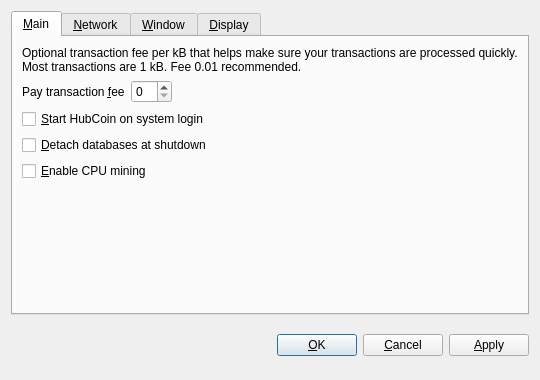
<?xml version="1.0" encoding="UTF-8"?>
<ui version="4.0">
 <class>OptionsDialog</class>
 <widget class="QDialog" name="OptionsDialog">
  <property name="geometry">
   <rect>
    <x>0</x>
    <y>0</y>
    <width>540</width>
    <height>380</height>
   </rect>
  </property>
  <property name="windowTitle">
   <string>Options</string>
  </property>
  <property name="modal">
   <bool>true</bool>
  </property>
  <layout class="QVBoxLayout" name="verticalLayout">
   <item>
    <widget class="QTabWidget" name="tabWidget">
     <property name="tabPosition">
      <enum>QTabWidget::North</enum>
     </property>
     <property name="currentIndex">
      <number>0</number>
     </property>
     <widget class="QWidget" name="tabMain">
      <attribute name="title">
       <string>&amp;Main</string>
      </attribute>
      <layout class="QVBoxLayout" name="verticalLayout_Main">
       <item>
        <widget class="QLabel" name="transactionFeeInfoLabel">
         <property name="text">
          <string>Optional transaction fee per kB that helps make sure your transactions are processed quickly. Most transactions are 1 kB. Fee 0.01 recommended.</string>
         </property>
         <property name="textFormat">
          <enum>Qt::PlainText</enum>
         </property>
         <property name="wordWrap">
          <bool>true</bool>
         </property>
        </widget>
       </item>
       <item>
        <layout class="QHBoxLayout" name="horizontalLayout_Main">
         <item>
          <widget class="QLabel" name="transactionFeeLabel">
           <property name="text">
            <string>Pay transaction &amp;fee</string>
           </property>
           <property name="textFormat">
            <enum>Qt::PlainText</enum>
           </property>
           <property name="buddy">
            <cstring>transactionFee</cstring>
           </property>
          </widget>
         </item>
         <item>
          <widget class="BitcoinAmountField" name="transactionFee"/>
         </item>
         <item>
          <spacer name="horizontalSpacer_Main">
           <property name="orientation">
            <enum>Qt::Horizontal</enum>
           </property>
           <property name="sizeHint" stdset="0">
            <size>
             <width>40</width>
             <height>20</height>
            </size>
           </property>
          </spacer>
         </item>
        </layout>
       </item>
       <item>
        <widget class="QCheckBox" name="bitcoinAtStartup">
         <property name="toolTip">
          <string>Automatically start HubCoin after logging in to the system.</string>
         </property>
         <property name="text">
          <string>&amp;Start HubCoin on system login</string>
         </property>
        </widget>
       </item>
       <item>
        <widget class="QCheckBox" name="detachDatabases">
         <property name="toolTip">
          <string>Detach block and address databases at shutdown. This means they can be moved to another data directory, but it slows down shutdown. The wallet is always detached.</string>
         </property>
         <property name="text">
          <string>&amp;Detach databases at shutdown</string>
         </property>
        </widget>
       </item>
       <item>
        <widget class="QCheckBox" name="cpuMining">
         <property name="toolTip">
          <string>Enable Proof-of-Work CPU mining (generating/minting) of HubCoins (NOT to be confused with Proof-of-Stake!).</string>
         </property>
         <property name="text">
          <string>&amp;Enable CPU mining</string>
         </property>
        </widget>
       </item>
       <item>
        <spacer name="verticalSpacer_Main">
         <property name="orientation">
          <enum>Qt::Vertical</enum>
         </property>
         <property name="sizeHint" stdset="0">
          <size>
           <width>20</width>
           <height>40</height>
          </size>
         </property>
        </spacer>
       </item>
      </layout>
     </widget>
     <widget class="QWidget" name="tabNetwork">
      <attribute name="title">
       <string>&amp;Network</string>
      </attribute>
      <layout class="QVBoxLayout" name="verticalLayout_Network">
       <item>
        <widget class="QCheckBox" name="mapPortUpnp">
         <property name="toolTip">
          <string>Automatically open the HubCoin client port on the router. This only works when your router supports UPnP and it is enabled.</string>
         </property>
         <property name="text">
          <string>Map port using &amp;UPnP</string>
         </property>
        </widget>
       </item>
       <item>
        <widget class="QCheckBox" name="connectSocks">
         <property name="toolTip">
          <string>Connect to the HubCoin network through a SOCKS proxy (e.g. when connecting through Tor).</string>
         </property>
         <property name="text">
          <string>&amp;Connect through SOCKS proxy:</string>
         </property>
        </widget>
       </item>
       <item>
        <layout class="QHBoxLayout" name="horizontalLayout_Network">
         <item>
          <widget class="QLabel" name="proxyIpLabel">
           <property name="text">
            <string>Proxy &amp;IP:</string>
           </property>
           <property name="textFormat">
            <enum>Qt::PlainText</enum>
           </property>
           <property name="buddy">
            <cstring>proxyIp</cstring>
           </property>
          </widget>
         </item>
         <item>
          <widget class="QValidatedLineEdit" name="proxyIp">
           <property name="maximumSize">
            <size>
             <width>140</width>
             <height>16777215</height>
            </size>
           </property>
           <property name="toolTip">
            <string>IP address of the proxy (e.g. 127.0.0.1)</string>
           </property>
          </widget>
         </item>
         <item>
          <widget class="QLabel" name="proxyPortLabel">
           <property name="text">
            <string>&amp;Port:</string>
           </property>
           <property name="textFormat">
            <enum>Qt::PlainText</enum>
           </property>
           <property name="buddy">
            <cstring>proxyPort</cstring>
           </property>
          </widget>
         </item>
         <item>
          <widget class="QLineEdit" name="proxyPort">
           <property name="maximumSize">
            <size>
             <width>55</width>
             <height>16777215</height>
            </size>
           </property>
           <property name="toolTip">
            <string>Port of the proxy (e.g. 9050)</string>
           </property>
          </widget>
         </item>
         <item>
          <widget class="QLabel" name="socksVersionLabel">
           <property name="text">
            <string>SOCKS &amp;Version:</string>
           </property>
           <property name="textFormat">
            <enum>Qt::PlainText</enum>
           </property>
           <property name="buddy">
            <cstring>socksVersion</cstring>
           </property>
          </widget>
         </item>
         <item>
          <widget class="QValueComboBox" name="socksVersion">
           <property name="toolTip">
            <string>SOCKS version of the proxy (e.g. 5)</string>
           </property>
          </widget>
         </item>
         <item>
          <spacer name="horizontalSpacer_Network">
           <property name="orientation">
            <enum>Qt::Horizontal</enum>
           </property>
           <property name="sizeHint" stdset="0">
            <size>
             <width>40</width>
             <height>20</height>
            </size>
           </property>
          </spacer>
         </item>
        </layout>
       </item>
       <item>
        <spacer name="verticalSpacer_Network">
         <property name="orientation">
          <enum>Qt::Vertical</enum>
         </property>
         <property name="sizeHint" stdset="0">
          <size>
           <width>20</width>
           <height>40</height>
          </size>
         </property>
        </spacer>
       </item>
      </layout>
     </widget>
     <widget class="QWidget" name="tabWindow">
      <attribute name="title">
       <string>&amp;Window</string>
      </attribute>
      <layout class="QVBoxLayout" name="verticalLayout_Window">
       <item>
        <widget class="QCheckBox" name="minimizeToTray">
         <property name="toolTip">
          <string>Show only a tray icon after minimizing the window.</string>
         </property>
         <property name="text">
          <string>&amp;Minimize to the tray instead of the taskbar</string>
         </property>
        </widget>
       </item>
       <item>
        <widget class="QCheckBox" name="minimizeOnClose">
         <property name="toolTip">
          <string>Minimize instead of exit the application when the window is closed. When this option is enabled, the application will be closed only after selecting Quit in the menu.</string>
         </property>
         <property name="text">
          <string>M&amp;inimize on close</string>
         </property>
        </widget>
       </item>
       <item>
        <spacer name="verticalSpacer_Window">
         <property name="orientation">
          <enum>Qt::Vertical</enum>
         </property>
         <property name="sizeHint" stdset="0">
          <size>
           <width>20</width>
           <height>40</height>
          </size>
         </property>
        </spacer>
       </item>
      </layout>
     </widget>
     <widget class="QWidget" name="tabDisplay">
      <attribute name="title">
       <string>&amp;Display</string>
      </attribute>
      <layout class="QVBoxLayout" name="verticalLayout_Display">
       <item>
        <layout class="QHBoxLayout" name="horizontalLayout_1_Display">
         <item>
          <widget class="QLabel" name="langLabel">
           <property name="text">
            <string>User Interface &amp;language:</string>
           </property>
           <property name="textFormat">
            <enum>Qt::PlainText</enum>
           </property>
           <property name="buddy">
            <cstring>lang</cstring>
           </property>
          </widget>
         </item>
         <item>
          <widget class="QValueComboBox" name="lang">
           <property name="toolTip">
            <string>The user interface language can be set here. This setting will take effect after restarting HubCoin.</string>
           </property>
          </widget>
         </item>
        </layout>
       </item>
       <item>
        <layout class="QHBoxLayout" name="horizontalLayout_2_Display">
         <item>
          <widget class="QLabel" name="unitLabel">
           <property name="text">
            <string>&amp;Unit to show amounts in:</string>
           </property>
           <property name="textFormat">
            <enum>Qt::PlainText</enum>
           </property>
           <property name="buddy">
            <cstring>unit</cstring>
           </property>
          </widget>
         </item>
         <item>
          <widget class="QValueComboBox" name="unit">
           <property name="toolTip">
            <string>Choose the default subdivision unit to show in the interface and when sending coins.</string>
           </property>
          </widget>
         </item>
        </layout>
       </item>
        <item>
        <widget class="QCheckBox" name="displayAddresses">
         <property name="toolTip">
          <string>Whether to show HubCoin addresses in the transaction list or not.</string>
         </property>
         <property name="text">
          <string>&amp;Display addresses in transaction list</string>
         </property>
        </widget>
       </item>
       <item>
		<widget class="QCheckBox" name="coinControlFeatures">
			<property name="toolTip">
				<string>Whether to show coin control features or not.</string>
			</property>
			<property name="text">
				<string>Display coin &amp;control features (experts only!)</string>
			</property>
		</widget>
       </item>
       <item>
        <spacer name="verticalSpacer_Display">
         <property name="orientation">
          <enum>Qt::Vertical</enum>
         </property>
         <property name="sizeHint" stdset="0">
          <size>
           <width>20</width>
           <height>40</height>
          </size>
         </property>
        </spacer>
       </item>
      </layout>
     </widget>
    </widget>
   </item>
   <item>
    <layout class="QHBoxLayout" name="horizontalLayout_Buttons">
     <item>
      <spacer name="horizontalSpacer_1">
       <property name="orientation">
        <enum>Qt::Horizontal</enum>
       </property>
       <property name="sizeHint" stdset="0">
        <size>
         <width>40</width>
         <height>48</height>
        </size>
       </property>
      </spacer>
     </item>
     <item>
      <widget class="QLabel" name="statusLabel">
       <property name="font">
        <font>
         <weight>75</weight>
         <bold>true</bold>
        </font>
       </property>
       <property name="text">
        <string/>
       </property>
       <property name="textFormat">
        <enum>Qt::PlainText</enum>
       </property>
       <property name="wordWrap">
        <bool>true</bool>
       </property>
      </widget>
     </item>
     <item>
      <spacer name="horizontalSpacer_2">
       <property name="orientation">
        <enum>Qt::Horizontal</enum>
       </property>
       <property name="sizeHint" stdset="0">
        <size>
         <width>40</width>
         <height>48</height>
        </size>
       </property>
      </spacer>
     </item>
     <item>
      <widget class="QPushButton" name="okButton">
       <property name="text">
        <string>&amp;OK</string>
       </property>
      </widget>
     </item>
     <item>
      <widget class="QPushButton" name="cancelButton">
       <property name="text">
        <string>&amp;Cancel</string>
       </property>
       <property name="autoDefault">
        <bool>false</bool>
       </property>
      </widget>
     </item>
     <item>
      <widget class="QPushButton" name="applyButton">
       <property name="text">
        <string>&amp;Apply</string>
       </property>
       <property name="autoDefault">
        <bool>false</bool>
       </property>
      </widget>
     </item>
    </layout>
   </item>
  </layout>
 </widget>
 <customwidgets>
  <customwidget>
   <class>BitcoinAmountField</class>
   <extends>QSpinBox</extends>
   <header>bitcoinamountfield.h</header>
  </customwidget>
  <customwidget>
   <class>QValueComboBox</class>
   <extends>QComboBox</extends>
   <header>qvaluecombobox.h</header>
  </customwidget>
  <customwidget>
   <class>QValidatedLineEdit</class>
   <extends>QLineEdit</extends>
   <header>qvalidatedlineedit.h</header>
  </customwidget>
 </customwidgets>
 <resources/>
 <connections/>
</ui>
